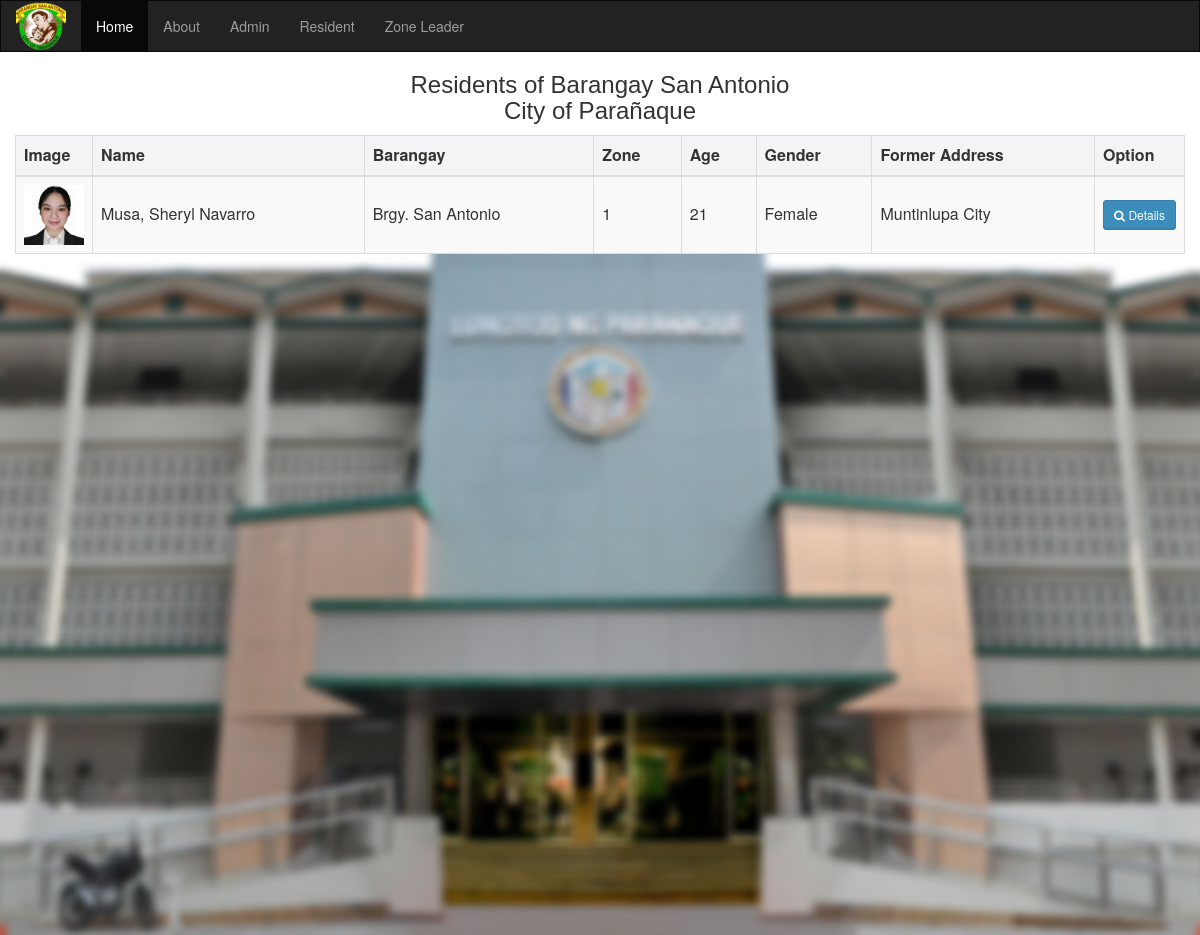
/main/index.php, run on the app's committed database.
### tables this page shows
CREATE TABLE `tblresident` (
  `id` int(11) NOT NULL,
  `lname` varchar(20) NOT NULL,
  `fname` varchar(20) NOT NULL,
  `mname` varchar(20) NOT NULL,
  `bdate` varchar(20) NOT NULL,
  `bplace` text NOT NULL,
  `age` int(11) NOT NULL,
  `barangay` varchar(120) NOT NULL,
  `zone` varchar(5) NOT NULL,
  `totalhousehold` int(5) NOT NULL,
  `differentlyabledperson` varchar(100) NOT NULL,
  `relationtohead` varchar(50) NOT NULL,
  `maritalstatus` varchar(50) NOT NULL,
  `bloodtype` varchar(10) NOT NULL,
  `civilstatus` varchar(20) NOT NULL,
  `occupation` varchar(100) NOT NULL,
  `monthlyincome` int(12) NOT NULL,
  `householdnum` int(11) NOT NULL,
  `lengthofstay` int(11) NOT NULL,
  `religion` varchar(50) NOT NULL,
  `nationality` varchar(50) NOT NULL,
  `gender` varchar(6) NOT NULL,
  `skills` text NOT NULL,
  `igpitID` int(11) NOT NULL,
  `philhealthNo` int(12) NOT NULL,
  `highestEducationalAttainment` varchar(50) NOT NULL,
  `houseOwnershipStatus` varchar(50) NOT NULL,
  `landOwnershipStatus` varchar(20) NOT NULL,
  `dwellingtype` varchar(20) NOT NULL,
  `waterUsage` varchar(20) NOT NULL,
  `lightningFacilities` varchar(20) NOT NULL,
  `sanitaryToilet` varchar(20) NOT NULL,
  `formerAddress` text NOT NULL,
  `remarks` text NOT NULL,
  `image` text NOT NULL,
  `username` varchar(50) NOT NULL,
  `password` varchar(50) NOT NULL
);

### main/index.php (shortened to what this page needs)
<html>
<head>
    <link href="../css/bootstrap.min.css" rel="stylesheet" type="text/css" />
    <link href="../css/font-awesome.min.css" rel="stylesheet" type="text/css" />
    <link href="../css/ionicons.min.css" rel="stylesheet" type="text/css" />
    <link href="../js/morris/morris-0.4.3.min.css" rel="stylesheet" type="text/css" />
    <link href="../css/AdminLTE.css" rel="stylesheet" type="text/css" />
    <link href="../css/datatables/dataTables.bootstrap.css" rel="stylesheet" type="text/css" />
    <link href="../css/select2.css" rel="stylesheet" type="text/css" />
</head>
<body>
<nav class="navbar navbar-inverse" style="border-radius:0px;">
  <div class="container-fluid">
    <div class="navbar-header">
      <a class="navbar-brand" href="index.php"><img alt="Brand" src="../img/ant.png" style="width:50px; margin-top:-15px; "></a>
    </div>
    <div class="collapse navbar-collapse" id="bs-example-navbar-collapse-1">
      <ul class="nav navbar-nav">
        <li class="active"><a href="index.php">Home <span class="sr-only">(current)</span></a></li>
        <li><a href="about.php">About</a></li>
        <li><a href="../login.php">Admin</a></li>
        <li><a href="../pages/resident/login.php">Resident</a></li>
        <li><a href="../pages/zone/login.php">Zone Leader</a></li>
      </ul>
    </div>
  </div>
</nav>
<h3 style="text-align:center">Residents of Barangay San Antonio<br>City of Parañaque</h3>
<div class="wrapper row-offcanvas row-offcanvas-left">
<div class="container-fluid">
<table id="table" class="table table-bordered table-striped">
    <thead>
        <tr>
            <th>Image</th>
            <th>Name</th>
            <th>Barangay</th>
            <th>Zone</th>
            <th>Age</th>
            <th>Gender</th>
            <th>Former Address</th>
            <th style="width: 5% !important;">Option</th>
        </tr>
    </thead>
    <tbody>
        <?php
        include "../pages/connection.php";
        $squery = mysqli_query($con, "SELECT *,CONCAT(lname, ', ', fname, ' ', mname) as cname FROM tblresident");
        while($row = mysqli_fetch_array($squery))
        {
            echo '
            <tr>
                <td style="width:70px;"><image src="../pages/resident/image/'.basename($row['image']).'" style="width:60px;height:60px;"/></td>
                <td>'.$row['cname'].'</td>
                <td>'.$row['barangay'].'</td>
                <td>'.$row['zone'].'</td>
                <td>'.$row['age'].'</td>
                <td>'.$row['gender'].'</td>
                <td>'.$row['formerAddress'].'</td>
                <td><button class="btn btn-primary btn-sm" data-target="#detailsModal'.$row['id'].'" data-toggle="modal"><i class="fa fa-search" aria-hidden="true"></i> Details</button></td>
            </tr>
            ';
        }
        ?>
    </tbody>
</table>
</div>
</div>
</body>
</html>

### css/AdminLTE.css (style rules this page uses)
html, body { background: url(../img/paranaque.png) no-repeat center center fixed; -webkit-background-size: cover; -moz-background-size: cover; -o-background-size: cover; background-size: cover; }
a { color: #3c8dbc; }
.wrapper { min-height: 100px; }
.wrapper:before, .wrapper:after { display: table; content: " "; }
.wrapper:after { clear: both; }
h1, h2, h3, h4, h5, h6, .h1, .h2, .h3, .h4, .h5, .h6 { font-family: 'Source Sans Pro', sans-serif; }
img { max-width: 100%important; }
.table-striped { background-color: #f3f4f5; }
.btn { font-weight: 500; -webkit-border-radius: 3px; -moz-border-radius: 3px; border-radius: 3px; border: 1px solid transparent; -webkit-box-shadow: inset 0px -2px 0px 0px rgba(0, 0, 0, 0.09); -moz-box-shadow: inset 0px -2px 0px 0px rgba(0, 0, 0, 0.09); box-shadow: inset 0px -1px 0px 0px rgba(0, 0, 0, 0.09); }
.btn.btn-primary { background-color: #3c8dbc; border-color: #367fa9; }
.btn.btn-sm { font-size: 12px; }

### data on the page
tblresident: image (picture), cname "Musa, Sheryl Navarro", barangay "Brgy. San Antonio", zone "1", age "21", gender "Female", formerAddress "Muntinlupa City"
